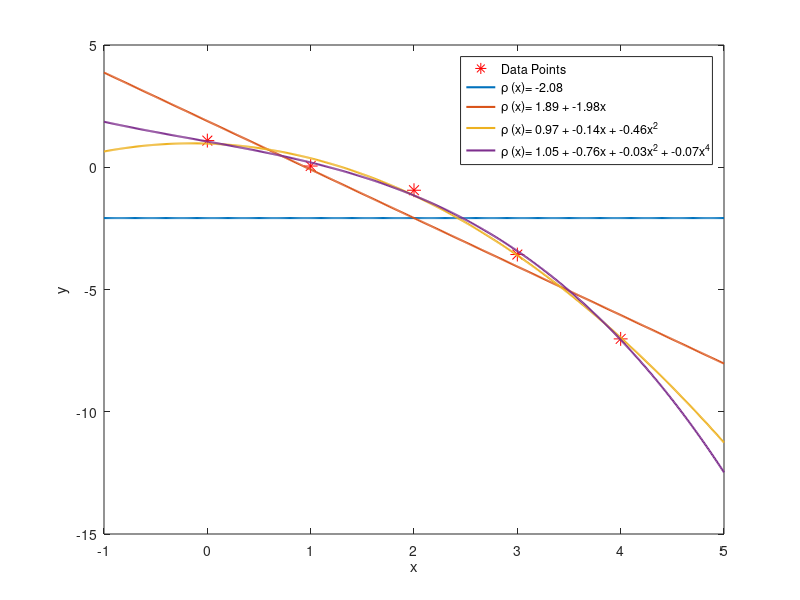

MATLAB code to generate this figure:
%-------------------------------------------------------------------
% Harley Hanes                                               8/29/19
% Bayesian Statistical Learning                           Homework 1
%-------------------------------------------------------------------
clear; close all;
%Data Input and Basis Function Declaration
x_data=[0; 1; 2; 3; 4];
y_data=[1.09; .05; -.94; -3.57; -7.02];
% Section 1
rho1 = @(x) 0*x+1;
% Section 2
rho2 = @(x)[0*x+1 x];
% Section 3
rho3 = @(x)[0*x+1 x x.^2];
% Section 4
rho4 = @(x)[0*x+1 x x.^2 x.^3];
BasisFunctions={rho1 rho2 rho3 rho4};

% Coeffecient Calculation
Beta=zeros(4);
for i=1:4
    rho=BasisFunctions{i};
    X=rho(x_data);
    Beta(1:i,i)=(X'*X)\(X'*y_data);
end

%Plotting
plot(x_data,y_data,'r*','MarkerSize',10)
hold on 

f = @(Coef, x)Coef(1) + Coef(2)*x +Coef(3)*x.^2 +Coef(4)*x.^3;
x=-1:.01:5;
for i=1:4
    line=f(Beta(:,i),x);
    plot(x,line,'LineWidth',1.5)
end
labels{1}='Data Points';
labels{2}=sprintf('\\rho (x)= %.2f',Beta(1,1));
labels{3}=sprintf('\\rho (x)= %.2f + %.2fx',Beta(1:2,2));
labels{4}=sprintf('\\rho (x)= %.2f + %.2fx + %.2fx^2', Beta(1:3,3));
labels{5}=sprintf('\\rho (x)= %.2f + %.2fx + %.2fx^2 + %.2fx^4', Beta(1:4,4));
legend(labels);

xlabel('x')
ylabel('y')
